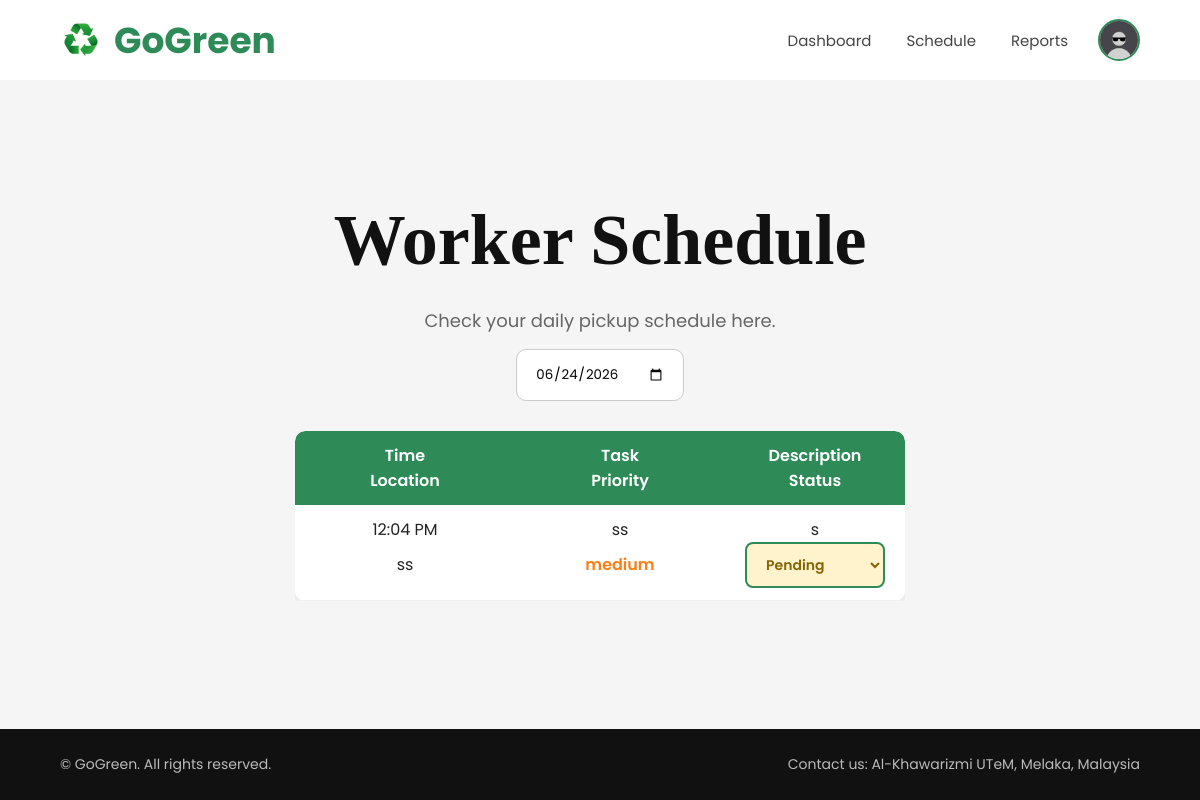
The app's page /Worker/Schedule.php?date=2026-06-24 (signed in) with its own data.
### tables this page shows
CREATE TABLE `schedules` (
  `id` int(11) NOT NULL,
  `worker_id` int(11) NOT NULL,
  `task_title` varchar(100) NOT NULL,
  `task_description` text DEFAULT NULL,
  `location` text DEFAULT NULL,
  `schedule_date` date DEFAULT NULL,
  `schedule_time` time DEFAULT NULL,
  `priority` enum('low','medium','high') DEFAULT 'medium',
  `status` enum('pending','ongoing','completed') DEFAULT 'pending',
  `created_at` timestamp NOT NULL DEFAULT current_timestamp(),
  `end_time` time DEFAULT NULL
);

### Worker/Schedule.php (the view, shortened to what this page needs)
<?php
include "../config/database.php";
$worker_id = $_SESSION['user_id'];
$selected_date = date('Y-m-d');
if(isset($_GET['date']) && !empty($_GET['date'])){
    $selected_date = $_GET['date'];
}
$scheduleQuery = "
SELECT
id,
task_title,
location,
schedule_time,
priority,
task_description,
status
FROM schedules
WHERE worker_id = '$worker_id'
AND schedule_date = '$selected_date'
";
$scheduleResult =
mysqli_query($conn,$scheduleQuery);
?>
<!DOCTYPE html>
<html lang="en">
  <head>
    <link rel="stylesheet" href="assets/css/Worker.css" />
  </head>
  <body>
    <header>
    <div class="header-left">
        <div class="logo">
            <img src="image/recycle_imag.png" alt="GoGreen Logo">
            GoGreen
        </div>
    </div>
    <div class="header-right">
      <nav id="navMenu">
        <a href="dashboard.php">Dashboard</a>
        <a href="schedule.php">Schedule</a>
        <a href="status.php">Reports</a>
      </nav>
      <div class="user-avatar-container">
          <div class="user-avatar" onclick="toggleProfileMenu()">
              <img src="<?php echo !empty($user['profile_image'])
? '../uploads/profile/'.$user['profile_image']
: '../uploads/profile/default.jpg'; ?>"
alt="Profile">>
          </div>
      </div>
    </div>
    </header>
    <section class="dashboard">
      <div class="schedule-header">
        <div>
          <h1>Worker Schedule</h1>
          <p>Check your daily pickup schedule here.</p>
        </div>
        <form method="GET">
    <input
        type="date"
        name="date"
        class="date-picker"
        value="<?php echo $selected_date; ?>"
        onchange="this.form.submit()"
    >
</form>
      </div>
      <div class="table-container">
      <div class="dashboard-table">
<div class="table-header">
    <span>Time</span>
    <span>Task</span>
    <span>Description</span>
    <span>Location</span>
    <span>Priority</span>
    <span>Status</span>
</div>
<?php while($task = mysqli_fetch_assoc($scheduleResult)) { ?>
<div class="table-row">
    <span>
        <?php echo date(
            "g:i A",
            strtotime($task['schedule_time'])
        ); ?>
    </span>
    <span>
        <?php echo htmlspecialchars(
            $task['task_title']
        ); ?>
    </span>
    <span>
        <?php echo htmlspecialchars(
            $task['task_description']
        ); ?>
    </span>
    <span>
        <?php echo htmlspecialchars(
            $task['location']
        ); ?>
    </span>
    <span class="priority-<?php echo strtolower($task['priority']); ?>">
        <?php echo htmlspecialchars(
            $task['priority']
        ); ?>
    </span>
    <td>
<div class="status-cell">
<form
action="../auth/update_schedule_status.php"
method="POST">
    <select
        name="status"
        class="status-select <?php echo $task['status']; ?>"
        onchange="this.form.submit()">
        <option value="pending"
        <?php if($task['status']=='pending') echo 'selected'; ?>>
            Pending
        </option>
    </select>
</form>
</div>
</div>
<?php } ?>
      </div>
      </div>
    </section>
    <footer>
      <p class="left-footer">
        © GoGreen. All rights reserved.
      </p>
      <p class="right-footer">
        Contact us: Al-Khawarizmi UTeM, Melaka, Malaysia
      </p>
    </footer>
  </body>
</html>

### Worker/assets/css/Worker.css (style rules this page uses)
* { margin:0; padding:0; box-sizing:border-box; }
body { font-family: 'Poppins', sans-serif; background-color:#f5f5f5; color:#222; min-height:100vh; display:flex; flex-direction:column; }
header { width:100%; height:80px; background:white; display:flex; justify-content:space-between; align-items:center; padding:0 60px; position:fixed; top:0; left:0; }
.header-right { display:flex; align-items:center; gap:30px; }
.header-left { display:flex; align-items:center; gap:15px; }
.user-avatar { width:42px; height:42px; border-radius:50%; overflow:hidden; cursor:pointer; border:2px solid #2e8b57; }
.user-avatar img { width:100%; height:100%; object-fit:cover; }
.user-avatar-container { position: relative; display: inline-block; }
.user-avatar { cursor: pointer; }
.logo { display:flex; align-items:center; gap:12px; font-size:36px; font-weight:700; color:#2e8b57; }
.logo img { width:42px; height:42px; object-fit:contain; }
nav { display:flex; align-items:center; gap:35px; }
nav a { text-decoration:none; color:#444; font-size:15px; transition:0.3s; }
.dashboard { max-width:1200px; margin:auto; padding-top:140px; padding-bottom:70px; }
.schedule-header { max-width:850px; margin:auto; padding:0 20px; }
.schedule-header h1 { font-size:72px; margin-bottom:25px; color:#111; font-family:Georgia, serif; text-align: center; }
.schedule-header p { color:#666; font-size:18px; text-align: center; }
.table-row form { margin-top: 0; }
.status-select { min-width:130px; width:130px; padding:8px 12px; }
.status-cell { display:flex; justify-content:center; align-items:center; }
.status-cell form { display:flex; align-items:center; gap:12px; }
.priority-medium { color:#fd7e14; font-weight:600; }
.status-select { width:140px; padding:10px 15px; border:2px solid #2e8b57; border-radius:8px; background:#f8fff9; color:#2e8b57; font-size:14px; font-weight:600; font-family:'Poppins', sans-serif; cursor:pointer; outline:none; }
.status-select.pending { background: #fff3cd; color: #856404; }
.date-picker { padding:14px 18px; border-radius:10px; border:1px solid #ccc; font-family:"Poppins", sans-serif; margin:15px auto 30px; display:block; }
.table-row { transition:.3s; }
.dashboard-table { width:100%; max-width:1200px; background:white; border-radius:10px; overflow:hidden; box-shadow:0 10px 30px rgba(0,0,0,.08); }
.table-header, .table-row { display:grid; grid-template-columns: 180px 250px 1fr; align-items:center; text-align:center; padding:12px 20px; }
.table-header { border-radius:10px 10px 0 0; background:#2e8b57; color:white; font-weight:600; }
.table-row { border-bottom:1px solid #eee; }
footer { background:#111; color:#bbb; display:flex; justify-content:space-between; align-items:center; padding:25px 60px; font-size:14px; flex-wrap:wrap; gap:10px; }
.left-footer { text-align:left; }
.right-footer { text-align:right; }
.table-container { width:100%; overflow-x:auto; }

### records on screen
schedules: schedule_time "12:04 PM", task_title "ss", task_description "s", location "ss", priority "medium", status "Pending"
